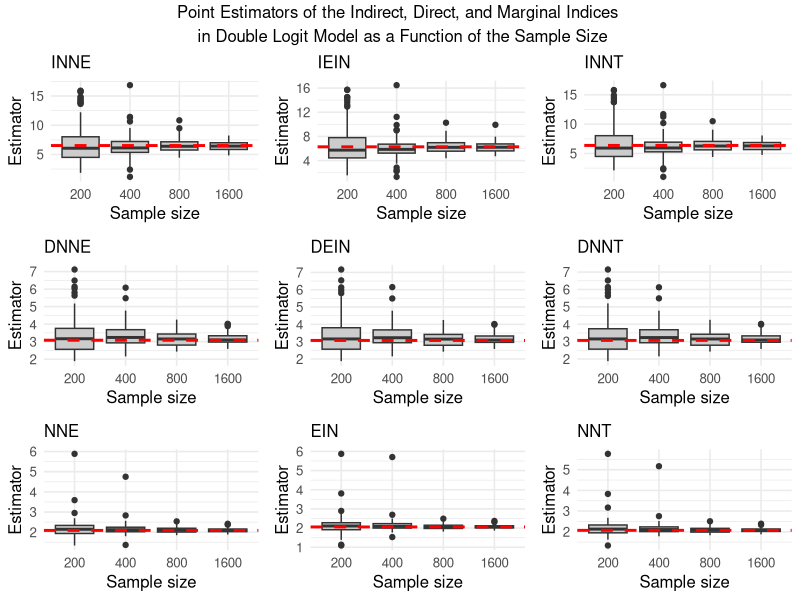
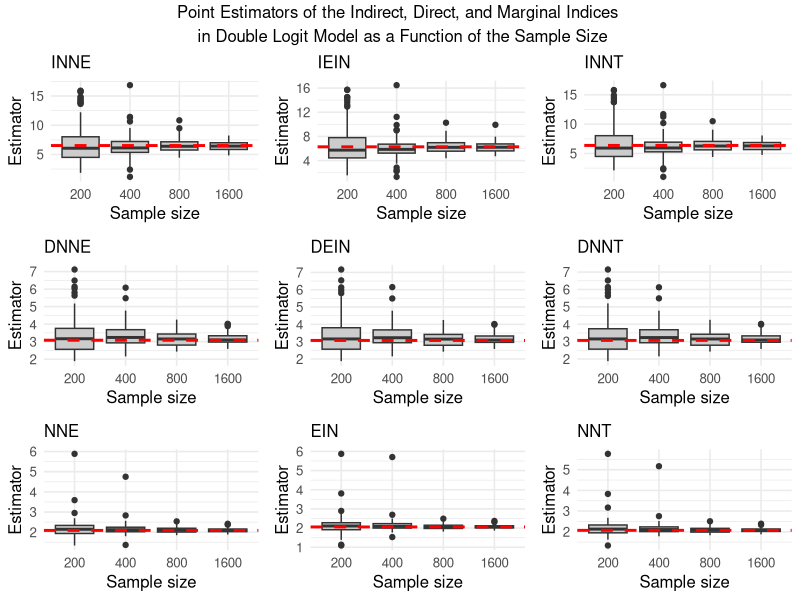

Source code (R) for these figures, in order:
#####################
### boxplot logit ###
#####################
library(ggplot2)
library(dplyr)
library(tidyr)
library(gridExtra)
library(grid)

# 1. Read the CSV
all_est_long <- read.csv("all_est_long_logit.csv")

# 2. Reshape to long format
est_long_long <- all_est_long %>%
  pivot_longer(cols = c(INNE, IEIN, INNT, DNNE, DEIN, DNNT, NNE, EIN, NNT),
               names_to = "Index",
               values_to = "Estimate")

# 3. Define true values (before applying truncation logic)
true_values <- c(
  INNE = 6.525974,
  IEIN = 6.282517,
  INNT = 6.372880,
  DNNE = 3.081796,
  DEIN = 3.066874,
  DNNT = 3.072529,
  NNE  = 2.093277,
  EIN  = 2.060850,
  NNT  = 2.073056
)
true_values <- round(true_values, 2)

# 4. Truncate based on condition: if < 1 → Inf; if > 3 × true_value → NA
est_long_long <- est_long_long %>%
  rowwise() %>%
  mutate(Estimate = ifelse(Estimate < 1, Inf,
                           ifelse(Estimate > 3 * true_values[Index], NA, Estimate))) %>%
  ungroup()

# 5. Ensure sample size is treated as factor
est_long_long$n <- factor(est_long_long$n, levels = sort(unique(est_long_long$n)))

# 6. Create plots in 3x3 layout
indices_order <- list(
  c("INNE", "IEIN", "INNT"),
  c("DNNE", "DEIN", "DNNT"),
  c("NNE",  "EIN",  "NNT")
)

plots <- lapply(unlist(indices_order), function(index) {
  ggplot(est_long_long %>% filter(Index == index),
         aes(x = n, y = Estimate)) +
    geom_boxplot(fill = "grey80") +
    geom_hline(yintercept = true_values[index], 
               color = "red", linetype = "dashed", linewidth = 1) +
    labs(title = index, x = "Sample size", y = "Estimator") +
    theme_minimal(base_size = 12) +
    theme(plot.title = element_text(size = 12))
})

# 7. Two-line title
title_grob <- textGrob(
  "Point Estimators of the Indirect, Direct, and Marginal Indices \n in Double Logit Model as a Function of the Sample Size",
  gp = gpar(fontsize = 12), just = "center"
)

# 8. Save as png
png("logit_estimator_boxplots.png", width = 1600, height = 1200, res = 200)
grid.arrange(grobs = plots, nrow = 3, ncol = 3, top = title_grob)
dev.off()

# 9. Also show on screen
grid.arrange(grobs = plots, nrow = 3, ncol = 3, top = title_grob)
